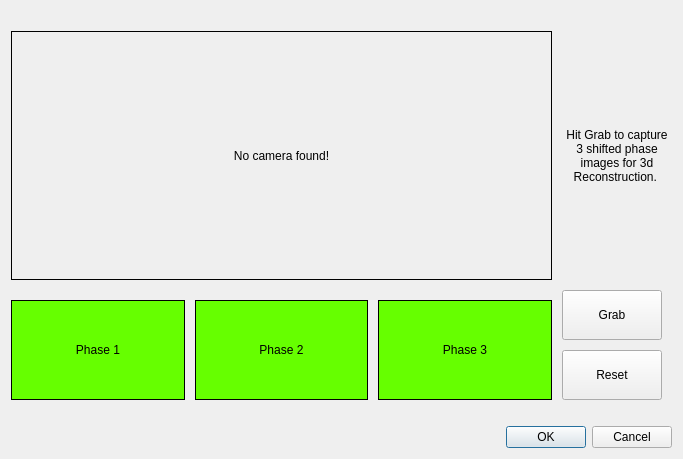
<?xml version="1.0" encoding="UTF-8"?>
<ui version="4.0">
 <class>CaptureDialog</class>
 <widget class="QDialog" name="CaptureDialog">
  <property name="geometry">
   <rect>
    <x>0</x>
    <y>0</y>
    <width>683</width>
    <height>459</height>
   </rect>
  </property>
  <property name="windowTitle">
   <string>Dialog</string>
  </property>
  <layout class="QVBoxLayout" name="verticalLayout">
   <item>
    <spacer name="horizontalSpacer">
     <property name="orientation">
      <enum>Qt::Horizontal</enum>
     </property>
     <property name="sizeHint" stdset="0">
      <size>
       <width>662</width>
       <height>20</height>
      </size>
     </property>
    </spacer>
   </item>
   <item>
    <layout class="QGridLayout" name="gridLayout">
     <property name="sizeConstraint">
      <enum>QLayout::SetDefaultConstraint</enum>
     </property>
     <property name="spacing">
      <number>10</number>
     </property>
     <item row="0" column="0">
      <widget class="QLabel" name="camImage">
       <property name="sizePolicy">
        <sizepolicy hsizetype="Expanding" vsizetype="Expanding">
         <horstretch>0</horstretch>
         <verstretch>0</verstretch>
        </sizepolicy>
       </property>
       <property name="frameShape">
        <enum>QFrame::Box</enum>
       </property>
       <property name="text">
        <string>No camera found!</string>
       </property>
       <property name="alignment">
        <set>Qt::AlignCenter</set>
       </property>
      </widget>
     </item>
     <item row="0" column="1">
      <widget class="QLabel" name="howto">
       <property name="sizePolicy">
        <sizepolicy hsizetype="Fixed" vsizetype="Fixed">
         <horstretch>0</horstretch>
         <verstretch>0</verstretch>
        </sizepolicy>
       </property>
       <property name="minimumSize">
        <size>
         <width>110</width>
         <height>100</height>
        </size>
       </property>
       <property name="maximumSize">
        <size>
         <width>150</width>
         <height>10000</height>
        </size>
       </property>
       <property name="layoutDirection">
        <enum>Qt::LeftToRight</enum>
       </property>
       <property name="text">
        <string>Hit Grab to capture 3 shifted phase images for 3d Reconstruction. </string>
       </property>
       <property name="scaledContents">
        <bool>true</bool>
       </property>
       <property name="alignment">
        <set>Qt::AlignCenter</set>
       </property>
       <property name="wordWrap">
        <bool>true</bool>
       </property>
       <property name="margin">
        <number>0</number>
       </property>
       <property name="indent">
        <number>-1</number>
       </property>
      </widget>
     </item>
     <item row="2" column="0" rowspan="2">
      <layout class="QHBoxLayout" name="horizontalLayout">
       <property name="spacing">
        <number>10</number>
       </property>
       <property name="sizeConstraint">
        <enum>QLayout::SetMaximumSize</enum>
       </property>
       <property name="topMargin">
        <number>10</number>
       </property>
       <item>
        <widget class="QLabel" name="phase1Thumb">
         <property name="sizePolicy">
          <sizepolicy hsizetype="Expanding" vsizetype="Expanding">
           <horstretch>0</horstretch>
           <verstretch>0</verstretch>
          </sizepolicy>
         </property>
         <property name="styleSheet">
          <string notr="true">background: rgb(102, 255, 0)</string>
         </property>
         <property name="frameShape">
          <enum>QFrame::Box</enum>
         </property>
         <property name="text">
          <string>Phase 1</string>
         </property>
         <property name="scaledContents">
          <bool>true</bool>
         </property>
         <property name="alignment">
          <set>Qt::AlignCenter</set>
         </property>
        </widget>
       </item>
       <item>
        <widget class="QLabel" name="phase2Thumb">
         <property name="sizePolicy">
          <sizepolicy hsizetype="Expanding" vsizetype="Expanding">
           <horstretch>0</horstretch>
           <verstretch>0</verstretch>
          </sizepolicy>
         </property>
         <property name="minimumSize">
          <size>
           <width>0</width>
           <height>100</height>
          </size>
         </property>
         <property name="styleSheet">
          <string notr="true">background: rgb(102, 255, 0)</string>
         </property>
         <property name="frameShape">
          <enum>QFrame::Box</enum>
         </property>
         <property name="text">
          <string>Phase 2</string>
         </property>
         <property name="scaledContents">
          <bool>true</bool>
         </property>
         <property name="alignment">
          <set>Qt::AlignCenter</set>
         </property>
        </widget>
       </item>
       <item>
        <widget class="QLabel" name="phase3Thumb">
         <property name="sizePolicy">
          <sizepolicy hsizetype="Expanding" vsizetype="Expanding">
           <horstretch>0</horstretch>
           <verstretch>0</verstretch>
          </sizepolicy>
         </property>
         <property name="styleSheet">
          <string notr="true">background: rgb(102, 255, 0)</string>
         </property>
         <property name="frameShape">
          <enum>QFrame::Box</enum>
         </property>
         <property name="text">
          <string>Phase 3</string>
         </property>
         <property name="scaledContents">
          <bool>true</bool>
         </property>
         <property name="alignment">
          <set>Qt::AlignCenter</set>
         </property>
        </widget>
       </item>
      </layout>
     </item>
     <item row="3" column="1">
      <widget class="QPushButton" name="resetButton">
       <property name="sizePolicy">
        <sizepolicy hsizetype="Fixed" vsizetype="Fixed">
         <horstretch>0</horstretch>
         <verstretch>0</verstretch>
        </sizepolicy>
       </property>
       <property name="minimumSize">
        <size>
         <width>100</width>
         <height>50</height>
        </size>
       </property>
       <property name="text">
        <string>Reset</string>
       </property>
      </widget>
     </item>
     <item row="2" column="1">
      <widget class="QPushButton" name="grabButton">
       <property name="sizePolicy">
        <sizepolicy hsizetype="Fixed" vsizetype="Fixed">
         <horstretch>0</horstretch>
         <verstretch>10</verstretch>
        </sizepolicy>
       </property>
       <property name="minimumSize">
        <size>
         <width>100</width>
         <height>50</height>
        </size>
       </property>
       <property name="layoutDirection">
        <enum>Qt::LeftToRight</enum>
       </property>
       <property name="text">
        <string>Grab</string>
       </property>
      </widget>
     </item>
     <item row="4" column="0">
      <spacer name="horizontalSpacer_2">
       <property name="orientation">
        <enum>Qt::Horizontal</enum>
       </property>
       <property name="sizeHint" stdset="0">
        <size>
         <width>40</width>
         <height>20</height>
        </size>
       </property>
      </spacer>
     </item>
    </layout>
   </item>
   <item>
    <widget class="QDialogButtonBox" name="buttonBox">
     <property name="enabled">
      <bool>true</bool>
     </property>
     <property name="orientation">
      <enum>Qt::Horizontal</enum>
     </property>
     <property name="standardButtons">
      <set>QDialogButtonBox::Cancel|QDialogButtonBox::Ok</set>
     </property>
    </widget>
   </item>
  </layout>
 </widget>
 <resources/>
 <connections>
  <connection>
   <sender>buttonBox</sender>
   <signal>accepted()</signal>
   <receiver>CaptureDialog</receiver>
   <slot>accept()</slot>
   <hints>
    <hint type="sourcelabel">
     <x>227</x>
     <y>423</y>
    </hint>
    <hint type="destinationlabel">
     <x>157</x>
     <y>274</y>
    </hint>
   </hints>
  </connection>
  <connection>
   <sender>buttonBox</sender>
   <signal>rejected()</signal>
   <receiver>CaptureDialog</receiver>
   <slot>reject()</slot>
   <hints>
    <hint type="sourcelabel">
     <x>295</x>
     <y>423</y>
    </hint>
    <hint type="destinationlabel">
     <x>286</x>
     <y>274</y>
    </hint>
   </hints>
  </connection>
 </connections>
</ui>
